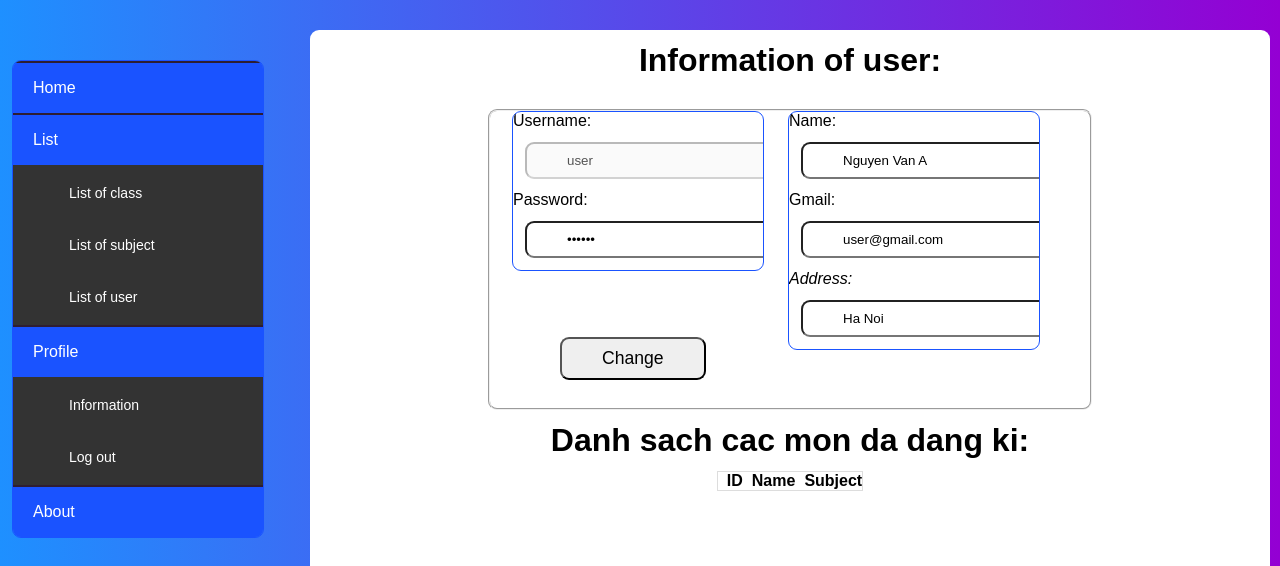
Screenshot of /home/infor/2 (signed in) with the database file from the repository.
### tables this page shows
CREATE TABLE user(
        id_user INTEGER PRIMARY KEY,
        username TEXT NOT NULL,
        password TEXT NOT NULL,
        name TEXT NOT NULL,
        gmail TEXT NOT NULL,
        address TEXT NOT NULL
    );

### app.py (the view)
@app.route('/home/infor/<id>', methods=["POST","GET"])
def get_infor(id):
    print(id)
    result =None
    result2=None
    username = session["username"]
    if "username" in session:
        with sql.connect(database) as conn:
            cur = conn.cursor()
            getall_query  ="SELECT * FROM user WHERE id_user='%(id)s' "
            getclass_query = ""
            data={
                "id":id
            }
            cur.execute(getall_query %data)
            result = cur.fetchone()
            print(result)
        with sql.connect(database)  as conn:
            cur = conn.cursor()
            data2={
                "name": get_username(id)
            }
            get_class_querry = "SELECT * FROM choice WHERE name_of_choice ='%(name)s'"
            cur.execute(get_class_querry %data2)
            result2 = cur.fetchall()
        return render_template("infor.html",result= result, result2 = result2)
    return "<h1>WElcome</h1>"

### app.py (called while the page is built)
def get_username(id):
    with sql.connect(database) as conn:
        cur = conn.cursor()
        cur.execute("SELECT username FROM user WHERE id_user ='%(id)s'")
        name = cur.fetchone()
        return name

### templates/infor.html (shortened to what this page needs)
{% extends "home.html"%}
    {% block infor%} {{ super()}}
    <link rel="stylesheet" href="{{url_for('static', filename='css/infor.css')}}" type="text/css">
</head>
<body>
    <h1>Information of user:</h1><br>
    <fieldset>
        <form action="/home/infor/{{result[0]}}/change" method="POST" class="infor">
            <div class="menu left-menu">
                <div>
                    <label>Username:</label><br>
                    <input type="text" name="username" value="{{result[1]}}" disabled>
                </div>
                <div>
                    <label>Password:</label><br>
                    <input type="password" name="password" value="{{result[2]}}">
                </div>
            </div>
            <div class="menu right-menu">
                <div>
                    <label>Name:</label><br>
                    <input type="text" name="name" value="{{result[3]}}">
                </div>
                <div>
                    <label>Gmail:</label><br>
                    <input type="text" name="gmail" value="{{result[4]}}">
                </div>
                <div>
                    <label><Address>Address:</Address></label>
                    <input type="text" name="address" value="{{result[5]}}">
                </div>
            </div>
            <input type="submit" value="Change" id="changebutton">
    </fieldset>
    <h1>Danh sach cac mon da dang ki:</h1>
    <table>
        <tr>
            <th>ID</th>
            <th>Name</th>
            <th>Subject</th>
        </tr>
    </table>
    {%endblock%}

### static/css/home.css (style rules this page uses)
* { margin: 0; padding: 0; font-family: 'Franklin Gothic Medium', 'Arial Narrow', Arial, sans-serif; list-style: none; text-decoration: none; }
body { font-family: 'Courier New', Courier, monospace; height: 100vh; background: linear-gradient(90deg, #1E90FF, #9400D3) no-repeat; }
.menu { width: 250px; border-radius: 9px; overflow: hidden; border: 1px solid #1a53ff; }

### static/css/infor.css (style rules this page uses)
body { font-family: 'Courier New', Courier, monospace; }
form #changebutton { margin-left: 60px; padding: 9px 40px; border-radius: 9px; font-size: 110%; position: relative; margin-top: -45px; margin-bottom: 28px; }
fieldset { margin: auto; width: 600px; border-radius: 9px; }
form { margin-left: 10px; ; }
.menu { float: left; margin-right: 12px; margin-left: 12px; }
h1 { text-align: center; margin-top: 12px; margin-bottom: 12px; }
.menu input { padding: 9px 40px; margin: 12px; border-radius: 9px; }
table, tr, th, td { margin: auto; border-collapse: collapse; padding-left: 9px; }
tr { border: 1px solid #dddddd; }

### rows the page displays
user: username "user", name "Nguyen Van A", gmail "user@gmail.com", address "Ha Noi"
